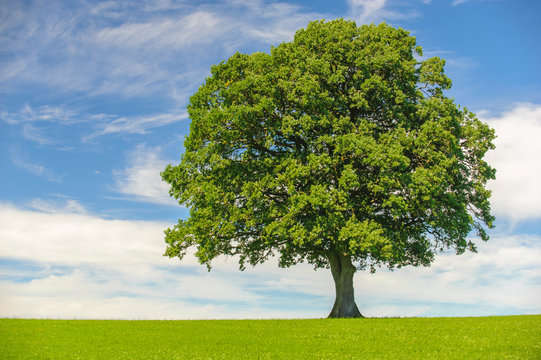
#> input picture Edge Detection/tree.jpeg, 541 x 360 px, found by its file name
$ python Excercise.py
#> lines starting #> are read from the running program, lines starting #| are printed output that depends on the picture; after the words box and inside, x2 and y2 are one past the last pixel; in counts of white or black regions, pixels touching at a corner belong together
import cv2
import matplotlib.pyplot as plt
img=cv2.imread("tree.jpeg")
#> img is the input picture: shape (360, 541, 3); mean B, G, R 130, 157.1, 136.5
gaussian=cv2.GaussianBlur(img,(5,5),0)
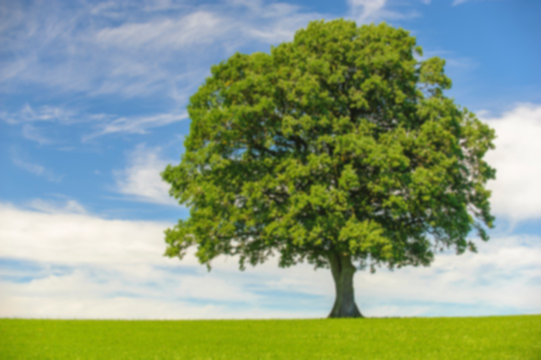
#> gaussian: shape (360, 541, 3); mean B, G, R 130, 157.1, 136.5
gray=cv2.cvtColor(img,cv2.COLOR_BGR2GRAY)
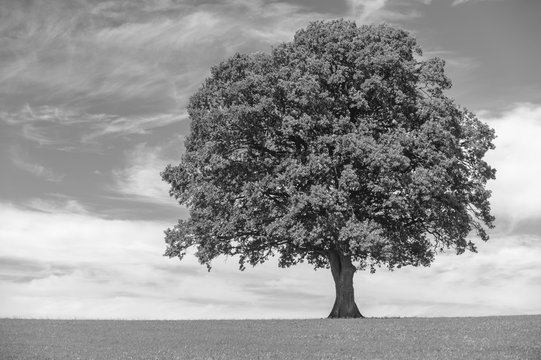
#> gray: shape (360, 541); min 1, max 254, mean 147.9
edges=cv2.Canny(gray,50,100)
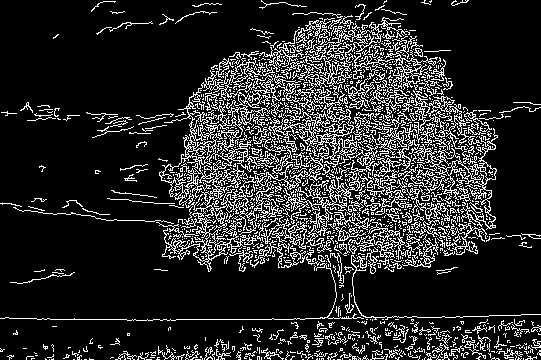
#> edges: shape (360, 541); 16% white in thin lines or dots
threshold,thresh=cv2.threshold(gray,127,255,cv2.THRESH_BINARY)
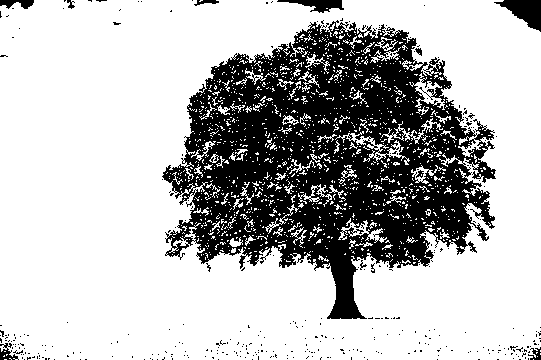
#> thresh: shape (360, 541); 72.7% white; 369 black regions (357 under 20 px), largest, box (x1, y1, x2, y2) and area: (162, 20, 496, 319) 50480, (494, 0, 541, 32) 778, (277, 0, 344, 13) 429
plt.imshow(cv2.cvtColor(edges,cv2.COLOR_BGR2RGB))
plt.axis("off")
plt.show()
